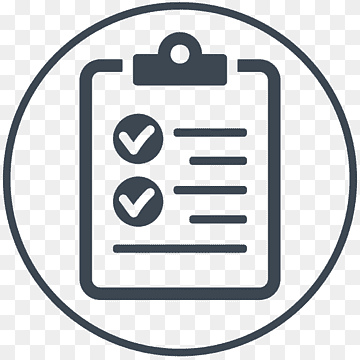
#> input picture unit_2/mod_10/p3/como_exibir_imagem_no_pycharm_com_comando_print/metodo_2/test.png, 360 x 360 px
$ python ex02.py
#> lines starting #> are read from the running program, lines starting #| are printed output that depends on the picture

# Gerar arquivo "test.thumbnail"

from PIL import Image

import glob, os

size = 128, 128

for infile in glob.glob("test.png"):
    file, ext = os.path.splitext(infile)
    with Image.open(infile) as im:
#> im is the input picture: PIL image 360x360 P; mean R, G, B 207.6, 209.9, 212.3
        im.thumbnail(size)
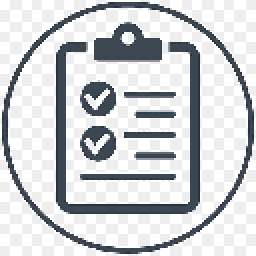
#> im: PIL image 128x128 P (shown 2 times larger); mean R, G, B 205.7, 208.1, 210.6
        im.save(file + ".thumbnail", "PNG")
